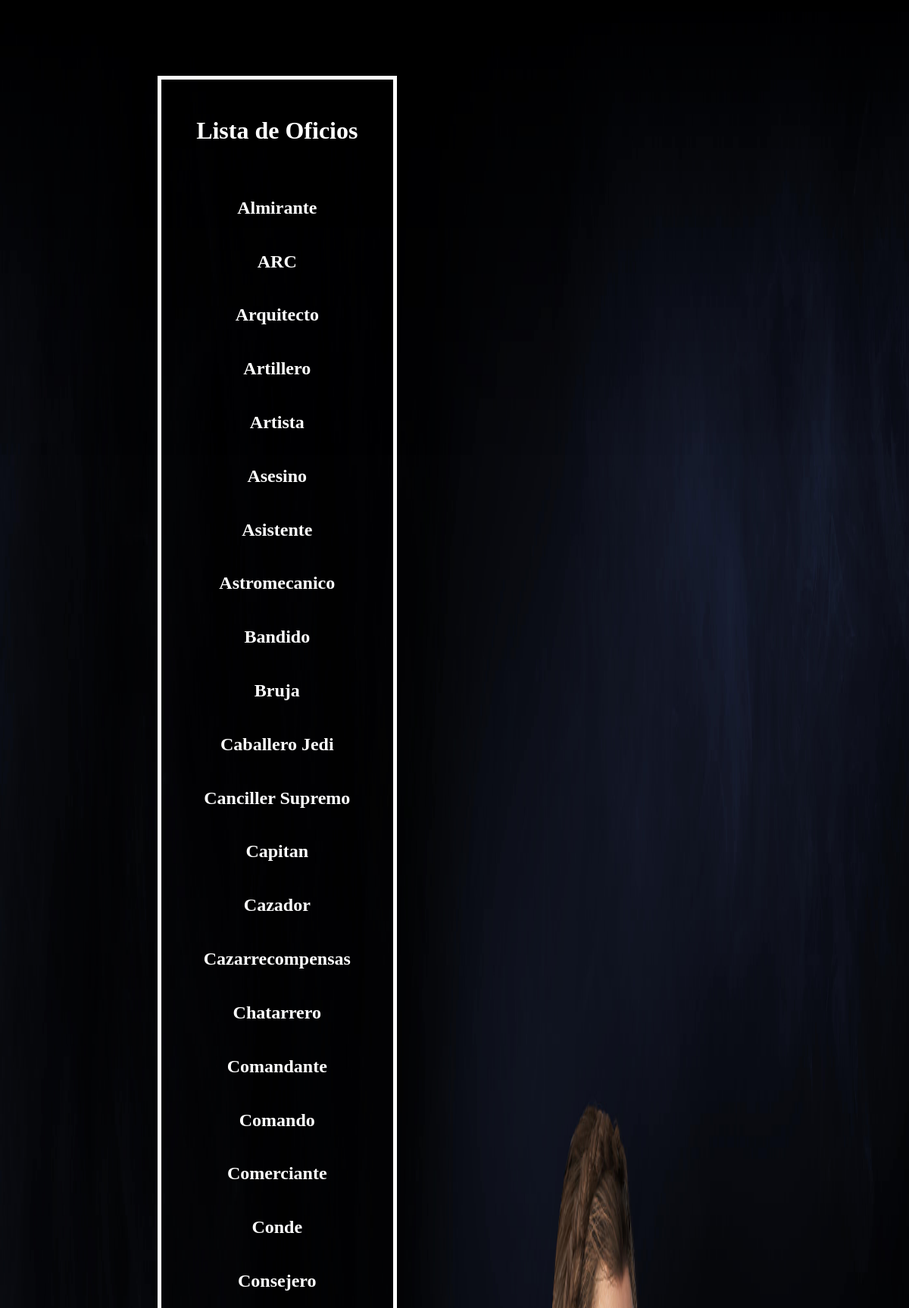
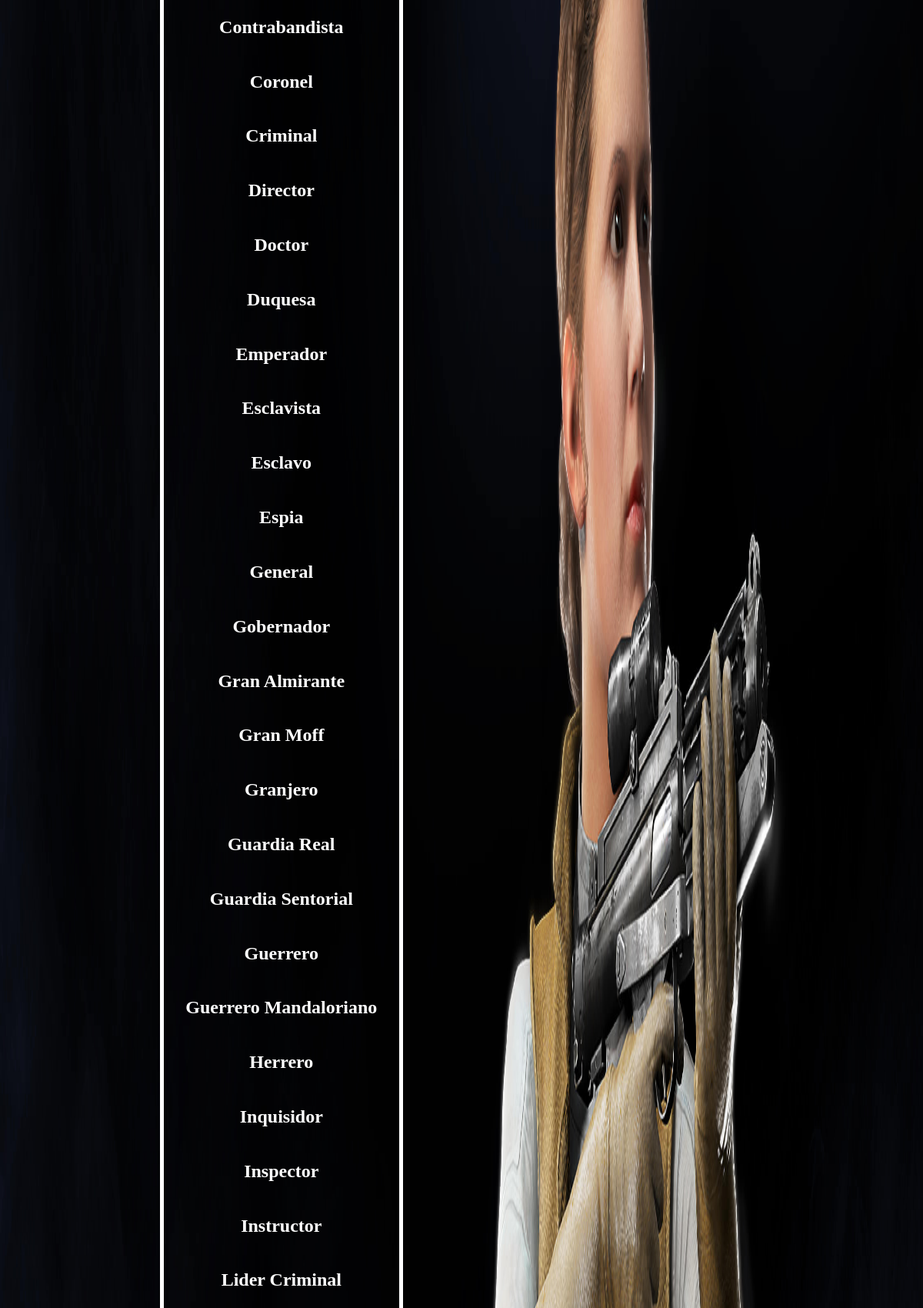
The page /ver_oficio.php (upper part) on the database its author committed (2 pictures, top to bottom).
### tables this page shows
CREATE TABLE `oficio` (
  `id` int(11) NOT NULL,
  `nombre` varchar(50) DEFAULT NULL
);

### ver_oficio.php (the view, shortened to what this page needs)
<!DOCTYPE html>
<html lang="en">
<head>
    <link rel="stylesheet" href="Estilos/oficio.css">
</head>
<body>
</body>
</html>
<?php
include('conexion.php');
?>
<table>
<tr><td><h1  style="color:white";>Lista de Oficios</h1></td></tr>
<?php
$nombre = $_POST["nombre"] ;
$sql="SELECT * FROM oficio where nombre like '%$nombre%'";
$result=mysqli_query($conexion,$sql);
while($mostrar=mysqli_fetch_array($result))
{
?>
<tr style="text-align: center;">
	    <td  style="color:white";><h2><?php echo $mostrar['nombre'] ?></h2></td>
</tr>
<?php
}
?>

### Estilos/oficio.css (style rules this page uses)
table { padding: 25px; font-size: 100px white; margin: 100px 200px; border: 5px solid white; }
body { background-image: url('Imagenes/oficio.jpg'); background-repeat: no-repeat; background-attachment: fixed; background-size: 100% 100%; }
td { font-size: 10px white; text-align: center; border: 5px white; }
tr { border: 5px solid white; font-size: 10px white; }

### rows shown on the page
oficio: nombre "Almirante"
oficio: nombre "ARC"
oficio: nombre "Arquitecto"
oficio: nombre "Artillero"
oficio: nombre "Artista"
oficio: nombre "Asesino"
oficio: nombre "Asistente"
oficio: nombre "Astromecanico"
oficio: nombre "Bandido"
oficio: nombre "Bruja"
oficio: nombre "Caballero Jedi"
oficio: nombre "Canciller Supremo"
oficio: nombre "Capitan"
oficio: nombre "Cazador"
oficio: nombre "Cazarrecompensas"
oficio: nombre "Chatarrero"
oficio: nombre "Comandante"
oficio: nombre "Comando"
oficio: nombre "Comerciante"
oficio: nombre "Conde"
oficio: nombre "Consejero"
oficio: nombre "Contrabandista"
oficio: nombre "Coronel"
oficio: nombre "Criminal"
oficio: nombre "Director"
oficio: nombre "Doctor"
oficio: nombre "Duquesa"
oficio: nombre "Emperador"
oficio: nombre "Esclavista"
oficio: nombre "Esclavo"
oficio: nombre "Espia"
oficio: nombre "General"
oficio: nombre "Gobernador"
oficio: nombre "Gran Almirante"
oficio: nombre "Gran Moff"
oficio: nombre "Granjero"
oficio: nombre "Guardia Real"
oficio: nombre "Guardia Sentorial"
oficio: nombre "Guerrero"
oficio: nombre "Guerrero Mandaloriano"
oficio: nombre "Herrero"
oficio: nombre "Inquisidor"
oficio: nombre "Inspector"
oficio: nombre "Instructor"
oficio: nombre "Lider Criminal"
